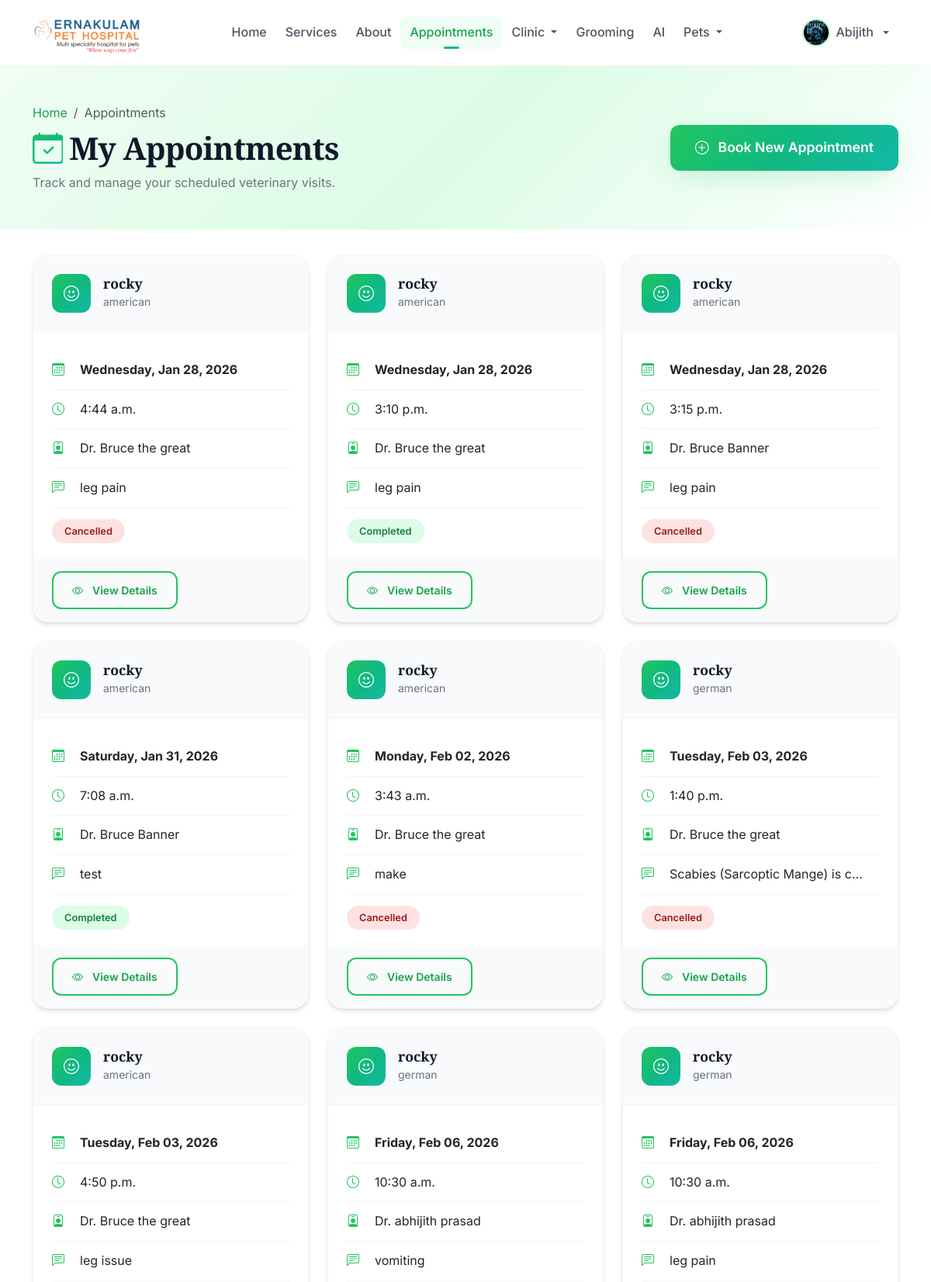
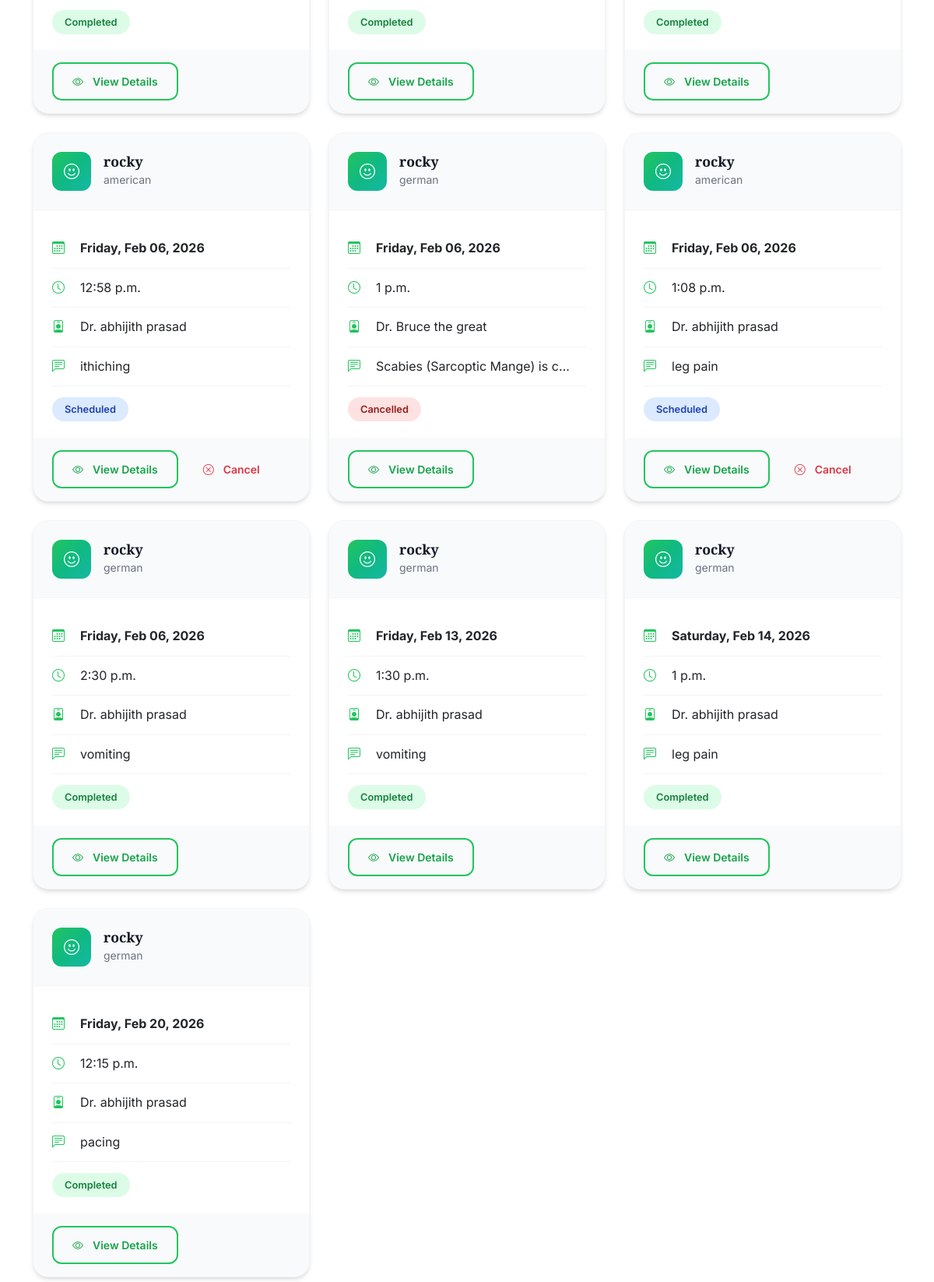
/appointments/ (signed in, upper part), run on the app's committed database (2 pictures, top to bottom).
### accounts/models.py (models this page shows, shortened)
class User(AbstractUser):
    USER_ROLES = (
        ('ADMIN', 'Administrator'),
        ('VET', 'Veterinarian'),
        ('OWNER', 'Pet Owner'),
    )
    role = models.CharField(max_length=20, choices=USER_ROLES, default='OWNER')
    phone_regex = RegexValidator(
        regex=r'^\+?1?\d{9,15}$',
        message="Phone number must be entered in the format: '+999999999'. Up to 15 digits allowed."
    )
    phone_number = models.CharField(validators=[phone_regex], max_length=17, blank=True)
    address = models.TextField(blank=True)
    date_of_birth = models.DateField(null=True, blank=True)
    profile_picture = models.ImageField(upload_to='profiles/', null=True, blank=True)
    is_active_account = models.BooleanField(default=True)
    created_at = models.DateTimeField(auto_now_add=True)
    updated_at = models.DateTimeField(auto_now=True)
    class Meta:
        ordering = ['-date_joined']
    @property
    def is_veterinarian(self):
        return self.role == 'VET'
    @property
    def is_pet_owner(self):
        return self.role == 'OWNER'

### appointments/models.py (models this page shows, shortened)
class Appointment(models.Model):
    STATUS_CHOICES = (
        ('SCHEDULED', 'Scheduled'),
        ('CONFIRMED', 'Confirmed'),
        ('IN_PROGRESS', 'In Progress'),
        ('COMPLETED', 'Completed'),
        ('CANCELLED', 'Cancelled'),
        ('NO_SHOW', 'No Show'),
    )
    PRIORITY_LEVELS = (
        ('LOW', 'Low'),
        ('NORMAL', 'Normal'),
        ('HIGH', 'High'),
        ('EMERGENCY', 'Emergency'),
    )
    pet = models.ForeignKey(Pet, on_delete=models.CASCADE, related_name='appointments')
    owner = models.ForeignKey(
        settings.AUTH_USER_MODEL,
        on_delete=models.CASCADE,
        related_name='appointments_as_owner'
    )
    veterinarian = models.ForeignKey(
        settings.AUTH_USER_MODEL,
        on_delete=models.SET_NULL,
        null=True,
        related_name='appointments_as_vet',
        limit_choices_to={'role': 'VET'}
    )
    appointment_date = models.DateField()
    appointment_time = models.TimeField()
    end_time = models.TimeField(null=True, blank=True)
    duration = models.IntegerField(default=30, help_text="Duration in minutes")
    status = models.CharField(max_length=20, choices=STATUS_CHOICES, default='SCHEDULED')
    priority = models.CharField(max_length=20, choices=PRIORITY_LEVELS, default='NORMAL')
    is_emergency = models.BooleanField(default=False)
    token_number = models.IntegerField(null=True, blank=True, help_text="Daily token number")
    check_in_time = models.DateTimeField(null=True, blank=True, help_text="When patient checked in")
    queue_position = models.IntegerField(null=True, blank=True, help_text="Current position in queue")
    reason = models.TextField(help_text="Reason for visit")
    notes = models.TextField(blank=True)
    confirmation_sent = models.BooleanField(default=False)
    reminder_sent = models.BooleanField(default=False)
    created_by = models.ForeignKey(
        settings.AUTH_USER_MODEL,
        on_delete=models.SET_NULL,
        null=True,
        related_name='appointments_created'
    )
    created_at = models.DateTimeField(auto_now_add=True)
    updated_at = models.DateTimeField(auto_now=True)
    class Meta:
        ordering = ['-appointment_date', '-appointment_time']
        indexes = [
            models.Index(fields=['appointment_date', 'appointment_time']),
            models.Index(fields=['status']),
            models.Index(fields=['is_emergency']),
        ]

### medical_records/models.py (models this page shows, shortened)
class Pet(models.Model):
    PET_SPECIES = (
        ('DOG', 'Dog'),
        ('CAT', 'Cat'),
        ('BIRD', 'Bird'),
        ('RABBIT', 'Rabbit'),
        ('OTHER', 'Other'),
    )
    GENDER_CHOICES = (
        ('M', 'Male'),
        ('F', 'Female'),
    )
    owner = models.ForeignKey(settings.AUTH_USER_MODEL, on_delete=models.CASCADE, related_name='pets')
    name = models.CharField(max_length=100)
    species = models.CharField(max_length=20, choices=PET_SPECIES)
    breed = models.CharField(max_length=100)
    gender = models.CharField(max_length=1, choices=GENDER_CHOICES)
    date_of_birth = models.DateField()
    color = models.CharField(max_length=50)
    weight = models.DecimalField(max_digits=6, decimal_places=2, help_text="Weight in kg")
    microchip_id = models.CharField(max_length=50, blank=True, unique=True, null=True)
    photo = models.ImageField(upload_to='pets/', null=True, blank=True)
    allergies = models.TextField(blank=True, help_text="Known allergies")
    medical_conditions = models.TextField(blank=True, help_text="Chronic conditions")
    special_notes = models.TextField(blank=True)
    is_active = models.BooleanField(default=True)
    created_at = models.DateTimeField(auto_now_add=True)
    updated_at = models.DateTimeField(auto_now=True)
    class Meta:
        ordering = ['-created_at']

### appointments/views.py (the view)
# urls.py: path('', views.appointment_list, name='list'),
@login_required
def appointment_list(request):
    if request.user.is_pet_owner:
        appointments = Appointment.objects.filter(
            owner=request.user,
            is_emergency=False
        ).order_by('appointment_date', 'appointment_time')
    elif request.user.is_veterinarian:
        appointments = Appointment.objects.filter(
            veterinarian=request.user,
            status__in=['SCHEDULED', 'CONFIRMED', 'IN_PROGRESS'],
            is_emergency=False
        ).order_by('appointment_date', 'appointment_time')
    else:
        appointments = Appointment.objects.filter(
            is_emergency=False
        ).order_by('appointment_date', 'appointment_time')
    return render(request, 'appointments/list.html', {'appointments': appointments})

### templates/appointments/list.html (shortened to what this page needs)
{% extends 'base.html' %}
{% block content %}
<section class="appointments-header">
    <div class="container">
        <div class="row align-items-center">
            <div class="col-md-8" data-aos="fade-right">
                <nav aria-label="breadcrumb" class="mb-2">
                    <ol class="breadcrumb mb-0" style="background: transparent;">
                        <li class="breadcrumb-item"><a href="{% url 'home' %}" class="text-decoration-none" style="color: var(--primary-600);">Home</a></li>
                        <li class="breadcrumb-item active">Appointments</li>
                    </ol>
                </nav>
                <h1 class="display-heading mb-2" style="font-size: 2.5rem;">
                    {% if user.role == 'VET' %}
                    <i class="bi bi-calendar-check text-gradient me-2"></i>My Schedule
                    {% else %}
                    <i class="bi bi-calendar-check text-gradient me-2"></i>My Appointments
                    {% endif %}
                </h1>
                <p class="text-secondary mb-0">Track and manage your scheduled veterinary visits.</p>
            </div>
            <div class="col-md-4 text-md-end mt-3 mt-md-0" data-aos="fade-left">
                {% if user.is_pet_owner %}
                <a href="{% url 'appointments:book' %}" class="btn btn-primary btn-lg">
                    <i class="bi bi-plus-circle me-1"></i>Book New Appointment
                </a>
                {% endif %}
            </div>
        </div>
    </div>
</section>
<div class="container pb-5">
    {% if appointments %}
    <div class="row g-4">
        {% for appointment in appointments %}
        <div class="col-md-6 col-lg-4" data-aos="fade-up" data-aos-delay="{{ forloop.counter0|add:0 }}">
            <div class="appointment-card card {% if appointment.is_emergency %}emergency{% endif %}">
                <div class="appointment-header">
                    <div class="d-flex align-items-center">
                        <div class="pet-avatar">
                            {% if appointment.pet.species == 'DOG' %}
                            <i class="bi bi-emoji-smile"></i>
                            {% elif appointment.pet.species == 'CAT' %}
                            <i class="bi bi-emoji-heart-eyes"></i>
                            {% else %}
                            <i class="bi bi-heart"></i>
                            {% endif %}
                        </div>
                        <div class="pet-info">
                            <h5>{{ appointment.pet.name }}</h5>
                            <span>{{ appointment.pet.breed|default:"Mixed Breed" }}</span>
                        </div>
                    </div>
                </div>
                <div class="appointment-body">
                    <div class="appointment-detail">
                        <i class="bi bi-calendar3"></i>
                        <div>
                            <strong>{{ appointment.appointment_date|date:"l, M d, Y" }}</strong>
                        </div>
                    </div>
                    <div class="appointment-detail">
                        <i class="bi bi-clock"></i>
                        <div>{{ appointment.appointment_time }}</div>
                    </div>
                    {% if appointment.veterinarian %}
                    <div class="appointment-detail">
                        <i class="bi bi-person-badge"></i>
                        <div>Dr. {{ appointment.veterinarian.get_full_name }}</div>
                    </div>
                    {% endif %}
                    <div class="appointment-detail">
                        <i class="bi bi-chat-left-text"></i>
                        <div class="text-truncate" style="max-width: 250px;">{{ appointment.reason|truncatewords:8 }}</div>
                    </div>
                    <div class="mt-3">
                        <span class="status-badge status-{{ appointment.status|lower }}">
                            {{ appointment.get_status_display }}
                        </span>
                    </div>
                </div>
                <div class="appointment-footer">
                    <a href="{% url 'appointments:detail' appointment.pk %}" class="btn btn-outline-primary btn-sm">
                        <i class="bi bi-eye me-1"></i>View Details
                    </a>
                    {% if appointment.status == 'SCHEDULED' and user == appointment.owner %}
                    <a href="{% url 'appointments:cancel' appointment.pk %}"
                       class="btn btn-outline-danger btn-sm"
                       onclick="return confirm('Are you sure you want to cancel this appointment?')">
                        <i class="bi bi-x-circle me-1"></i>Cancel
                    </a>
                    {% endif %}
                </div>
            </div>
        </div>
        {% endfor %}
    </div>
    {% endif %}
</div>
{% endblock %}

### templates/base.html (shortened to what this page needs)
<!DOCTYPE html>
<html lang="en">
<head>
    <link href="https://cdn.jsdelivr.net/npm/bootstrap@5.3.0/dist/css/bootstrap.min.css" rel="stylesheet">
    <link rel="stylesheet" href="https://cdn.jsdelivr.net/npm/bootstrap-icons@1.11.0/font/bootstrap-icons.css">
    <link href="https://unpkg.com/aos@2.3.1/dist/aos.css" rel="stylesheet">
</head>
<body class="d-flex flex-column min-vh-100">
    <nav class="navbar navbar-expand-lg sticky-top">
        <div class="container">
            <a class="navbar-brand" href="{% url 'home' %}" style="position: relative; width: 150px; display: flex; align-items: center;">
                <img src="/media/logo/logo.png" alt="Logo" style="height: 140px; width: auto; position: absolute; top: -60px; left: 0; z-index: 1000;">
            </a>
            <div class="collapse navbar-collapse" id="navbarNav">
                <ul class="navbar-nav mx-auto">
                    <li class="nav-item">
                        <a class="nav-link {% if request.path == '/' %}active{% endif %}" href="{% url 'home' %}">
                            Home
                        </a>
                    </li>
                    <li class="nav-item">
                        <a class="nav-link {% if 'services' in request.path %}active{% endif %}" href="{% url 'services' %}">
                            Services
                        </a>
                    </li>
                    <li class="nav-item">
                        <a class="nav-link {% if 'about' in request.path %}active{% endif %}" href="{% url 'about' %}">
                            About
                        </a>
                    </li>
                    {% if user.is_authenticated %}
                        <li class="nav-item">
                            <a class="nav-link {% if 'appointments' in request.path and 'grooming' not in request.path and 'queue' not in request.path and 'doctors' not in request.path %}active{% endif %}" href="{% url 'appointments:list' %}">
                                Appointments
                            </a>
                        </li>
                        <li class="nav-item dropdown">
                            <a class="nav-link dropdown-toggle " href="#" id="clinicDropdown" role="button" data-bs-toggle="dropdown">
                                Clinic
                            </a>
                        </li>
                        <li class="nav-item">
                            <a class="nav-link {% if 'grooming' in request.path %}active{% endif %}" href="{% url 'appointments:grooming_services' %}">
                                Grooming
                            </a>
                        </li>
                        <li class="nav-item">
                            <a class="nav-link {% if 'ai_diagnosis' in request.path %}active{% endif %}" href="{% url 'ai_diagnosis:home' %}">
                                AI
                            </a>
                        </li>
                        {% if user.is_pet_owner %}
                        <li class="nav-item dropdown">
                            <a class="nav-link dropdown-toggle {% if 'medical_records' in request.path or 'records' in request.path %}active{% endif %}" href="#" id="petsDropdown" role="button" data-bs-toggle="dropdown">
                                Pets
                            </a>
                        </li>
                        {% endif %}
                    {% endif %}
                </ul>
                <ul class="navbar-nav">
                    {% if user.is_authenticated %}
                        <li class="nav-item dropdown">
                            <a class="nav-link dropdown-toggle d-flex align-items-center gap-2" href="#" id="userDropdown" role="button" data-bs-toggle="dropdown">
                                {% if user.profile_picture %}
                                    <img src="{{ user.profile_picture.url }}" class="rounded-circle" style="width: 36px; height: 36px; object-fit: cover; border: 2px solid var(--primary-200);">
                                {% else %}
                                    <div class="rounded-circle d-flex align-items-center justify-content-center" style="width: 36px; height: 36px; background: var(--primary-100); color: var(--primary-600);">
                                        <i class="bi bi-person-fill"></i>
                                    </div>
                                {% endif %}
                                <span class="d-none d-lg-inline">{{ user.first_name|default:user.username }}</span>
                            </a>
                        </li>
                    {% endif %}
                </ul>
            </div>
        </div>
    </nav>
    <main class="flex-grow-1">
        {% block content %}{% endblock %}
    </main>
</body>
</html>

### data on the page
User: profile_picture (picture), first_name "Abijith"
Appointment: pet.name "rocky", pet.breed "american", appointment_date "Wednesday, Jan 28, 2026", appointment_time "4:44 a.m.", veterinarian.get_full_name "Bruce the great", reason "leg pain", status "Cancelled"
Appointment: pet.name "rocky", pet.breed "american", appointment_date "Wednesday, Jan 28, 2026", appointment_time "3:10 p.m.", veterinarian.get_full_name "Bruce the great", reason "leg pain", status "Completed"
Appointment: pet.name "rocky", pet.breed "american", appointment_date "Wednesday, Jan 28, 2026", appointment_time "3:15 p.m.", veterinarian.get_full_name "Bruce Banner", reason "leg pain", status "Cancelled"
Appointment: pet.name "rocky", pet.breed "american", appointment_date "Saturday, Jan 31, 2026", appointment_time "7:08 a.m.", veterinarian.get_full_name "Bruce Banner", reason "test", status "Completed"
Appointment: pet.name "rocky", pet.breed "american", appointment_date "Monday, Feb 02, 2026", appointment_time "3:43 a.m.", veterinarian.get_full_name "Bruce the great", reason "make", status "Cancelled"
Appointment: pet.name "rocky", pet.breed "german", appointment_date "Tuesday, Feb 03, 2026", appointment_time "1:40 p.m.", veterinarian.get_full_name "Bruce the great", reason "Scabies (Sarcoptic Mange) is c…", status "Cancelled"
Appointment: pet.name "rocky", pet.breed "american", appointment_date "Tuesday, Feb 03, 2026", appointment_time "4:50 p.m.", veterinarian.get_full_name "Bruce the great", reason "leg issue", status "Completed"
Appointment: pet.name "rocky", pet.breed "german", appointment_date "Friday, Feb 06, 2026", appointment_time "10:30 a.m.", veterinarian.get_full_name "abhijith prasad", reason "vomiting", status "Completed"
Appointment: pet.name "rocky", pet.breed "german", appointment_date "Friday, Feb 06, 2026", appointment_time "10:30 a.m.", veterinarian.get_full_name "abhijith prasad", reason "leg pain", status "Completed"
Appointment: pet.name "rocky", pet.breed "american", appointment_date "Friday, Feb 06, 2026", appointment_time "12:58 p.m.", veterinarian.get_full_name "abhijith prasad", reason "ithiching", status "Scheduled", shows "Cancel"
Appointment: pet.name "rocky", pet.breed "german", appointment_date "Friday, Feb 06, 2026", appointment_time "1 p.m.", veterinarian.get_full_name "Bruce the great", reason "Scabies (Sarcoptic Mange) is c…", status "Cancelled"
Appointment: pet.name "rocky", pet.breed "american", appointment_date "Friday, Feb 06, 2026", appointment_time "1:08 p.m.", veterinarian.get_full_name "abhijith prasad", reason "leg pain", status "Scheduled", shows "Cancel"
Appointment: pet.name "rocky", pet.breed "german", appointment_date "Friday, Feb 06, 2026", appointment_time "2:30 p.m.", veterinarian.get_full_name "abhijith prasad", reason "vomiting", status "Completed"
Appointment: pet.name "rocky", pet.breed "german", appointment_date "Friday, Feb 13, 2026", appointment_time "1:30 p.m.", veterinarian.get_full_name "abhijith prasad", reason "vomiting", status "Completed"
Appointment: pet.name "rocky", pet.breed "german", appointment_date "Saturday, Feb 14, 2026", appointment_time "1 p.m.", veterinarian.get_full_name "abhijith prasad", reason "leg pain", status "Completed"
Appointment: pet.name "rocky", pet.breed "german", appointment_date "Friday, Feb 20, 2026", appointment_time "12:15 p.m.", veterinarian.get_full_name "abhijith prasad", reason "pacing", status "Completed"
